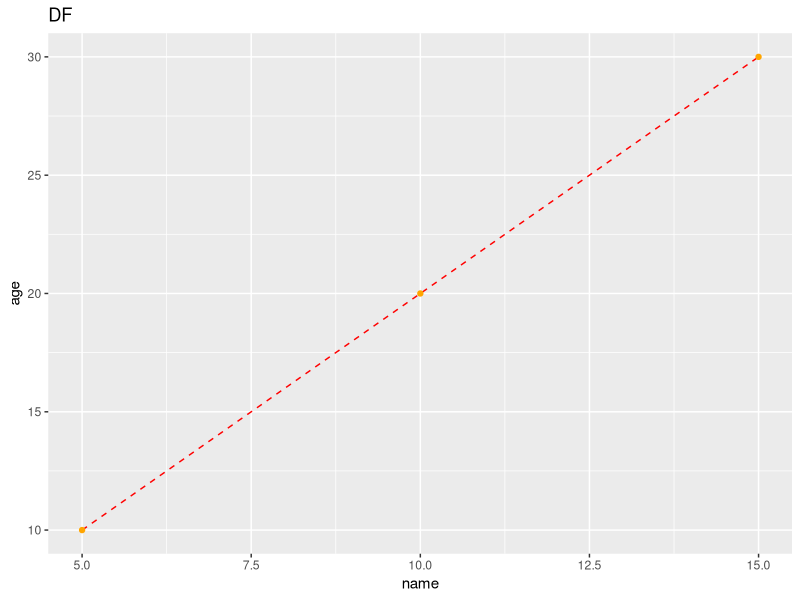
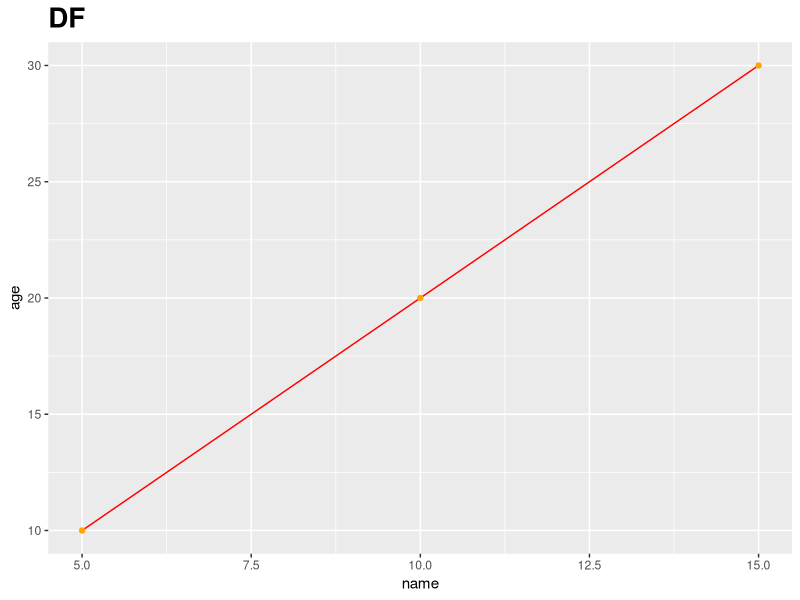

Source code (R) for these figures, in order: (Note: this script raises an error after producing the figures.)
# Importing Library
library(ggplot2)

df=data.frame(name=c(5,10,15),age=c(10,20,30))
print(df)

ggplot(df,aes(x=name, y=age))+geom_line(col="red",lty=2)+geom_point(col="orange")+ ggtitle("DF") + xlab("name")+ylab("age")

# quickplot(name,age,col="red",pch=16,main="DF")
# Appearance Constant
print(ggplot(df,aes(x=name,y=age))+geom_line(col="red")+geom_point(col="orange")+ ggtitle("DF") + xlab("name")+ylab("age")+theme(plot.title = element_text(size =20 , face = "bold")))

#ggplot2 Package provides more flexible and powerful system for creating plots in R
ggplot(data,mapping=aes(x=x,y=y))+geom_line(col="red")+geom_point(col="blue",pch=16)+ggtitle("My Plot")+xlab("X values")+ylab("Y values")

library(ggplot2)

data=data.frame(x=x,y=y)

# Quick plot with qplot
# Dosen't work as qplot is removed from R
# qplot(x,y,col="red",pch=16,main = "My Plot")
# Setting appearance constants with geoms
# Using the theme function

# Geom-smooth- Aids the eye in seeing patterns in the presence of overplotting
# Arguments-> method- Smoothing function to use, se- displays confidence Intervals

ggplot(data,aes(x=x,y=y))+geom_point()+geom_smooth(method = "lm",se=FALSE)+ggtitle("My Plot")+xlab("X values")+ylab("Y values")+theme(plot.title = element_text(size = 20,face = "bold"),axis.title.x = element_text(size = 14),axis.title.y = element_text(size = 14),axis.text = element_text(size = 12) )
ggplot(data,aes(x=x,y=y))+geom_point()+geom_smooth(method = "lm",se=TRUE)+ggtitle("My Plot")+xlab("X values")+ylab("Y values")+theme(plot.title = element_text(size = 20,face = "bold"),axis.title.x = element_text(size = 14),axis.title.y = element_text(size = 14),axis.text = element_text(size = 12) )